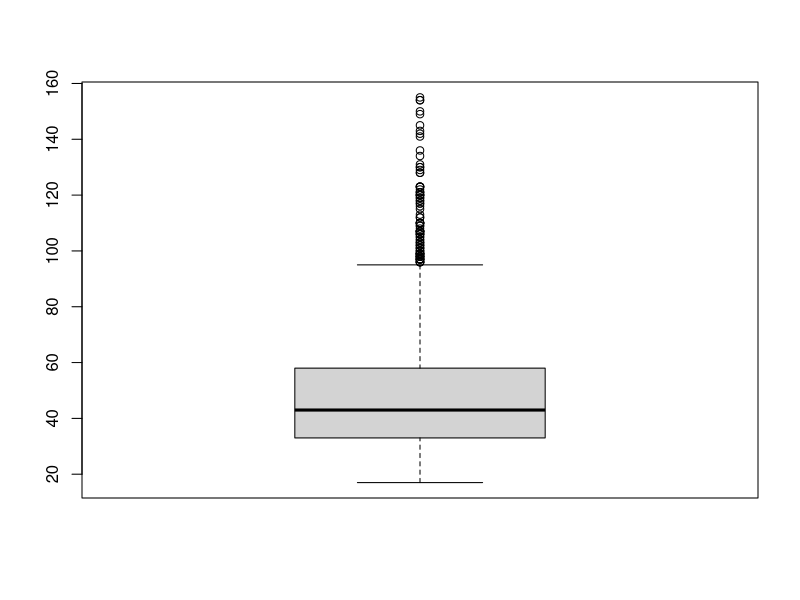
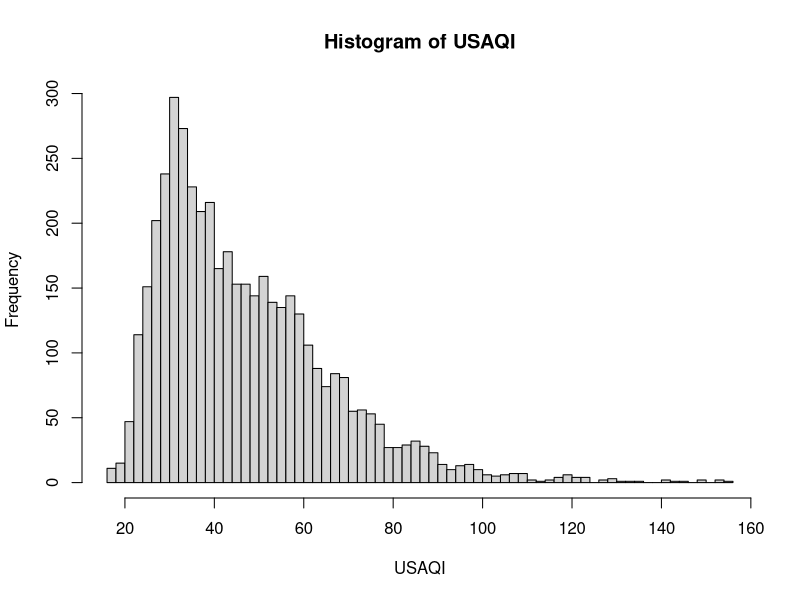
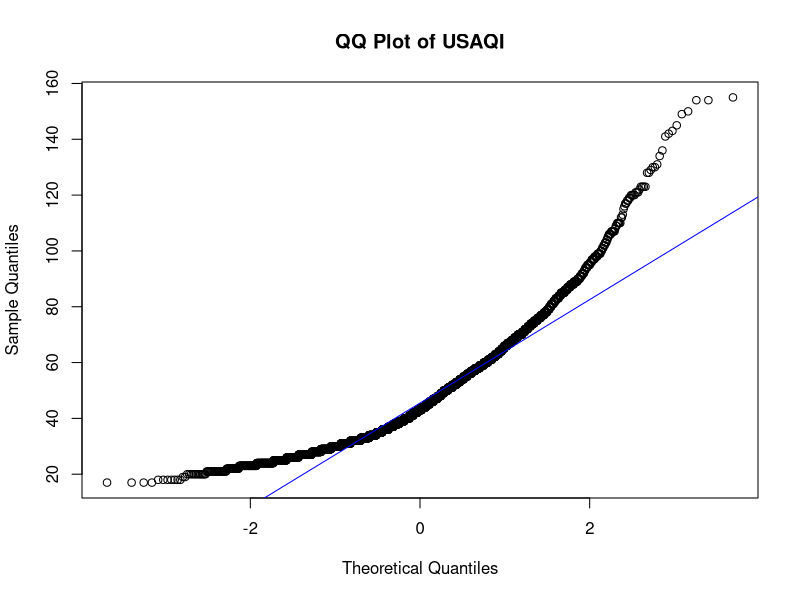

Here is the R script that generated these plots, in order:
## ---- chunk 1
# Load the data
data <- read.csv("London_AQI_Daily.csv")
head(data)
## ---- chunk 2
# Check the structure of the data
summary(data$USAQI)
## ---- chunk 3
#conduct outlier detection
boxplot(data$USAQI)
## ---- chunk 4
hist(data$USAQI,
  xlab = "USAQI",
  main = "Histogram of USAQI",
  breaks = sqrt(length(data$USAQI)) # set number of bins
)
## ---- chunk 5
qqnorm(data$USAQI, main = "QQ Plot of USAQI")
qqline(data$USAQI, col = "blue")
